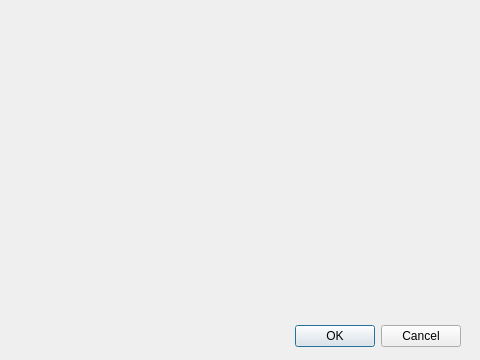
<?xml version="1.0" encoding="UTF-8"?>
<ui version="4.0">
 <class>Buscar</class>
 <widget class="QDialog" name="Buscar">
  <property name="geometry">
   <rect>
    <x>0</x>
    <y>0</y>
    <width>480</width>
    <height>360</height>
   </rect>
  </property>
  <property name="minimumSize">
   <size>
    <width>480</width>
    <height>360</height>
   </size>
  </property>
  <property name="maximumSize">
   <size>
    <width>480</width>
    <height>360</height>
   </size>
  </property>
  <property name="windowTitle">
   <string>Buscar empleado</string>
  </property>
  <property name="modal">
   <bool>true</bool>
  </property>
  <widget class="QDialogButtonBox" name="buttonBox">
   <property name="geometry">
    <rect>
     <x>160</x>
     <y>320</y>
     <width>301</width>
     <height>32</height>
    </rect>
   </property>
   <property name="orientation">
    <enum>Qt::Horizontal</enum>
   </property>
   <property name="standardButtons">
    <set>QDialogButtonBox::Cancel|QDialogButtonBox::Ok</set>
   </property>
  </widget>
 </widget>
 <resources/>
 <connections>
  <connection>
   <sender>buttonBox</sender>
   <signal>accepted()</signal>
   <receiver>Buscar</receiver>
   <slot>accept()</slot>
   <hints>
    <hint type="sourcelabel">
     <x>248</x>
     <y>254</y>
    </hint>
    <hint type="destinationlabel">
     <x>157</x>
     <y>274</y>
    </hint>
   </hints>
  </connection>
  <connection>
   <sender>buttonBox</sender>
   <signal>rejected()</signal>
   <receiver>Buscar</receiver>
   <slot>reject()</slot>
   <hints>
    <hint type="sourcelabel">
     <x>316</x>
     <y>260</y>
    </hint>
    <hint type="destinationlabel">
     <x>286</x>
     <y>274</y>
    </hint>
   </hints>
  </connection>
 </connections>
</ui>
